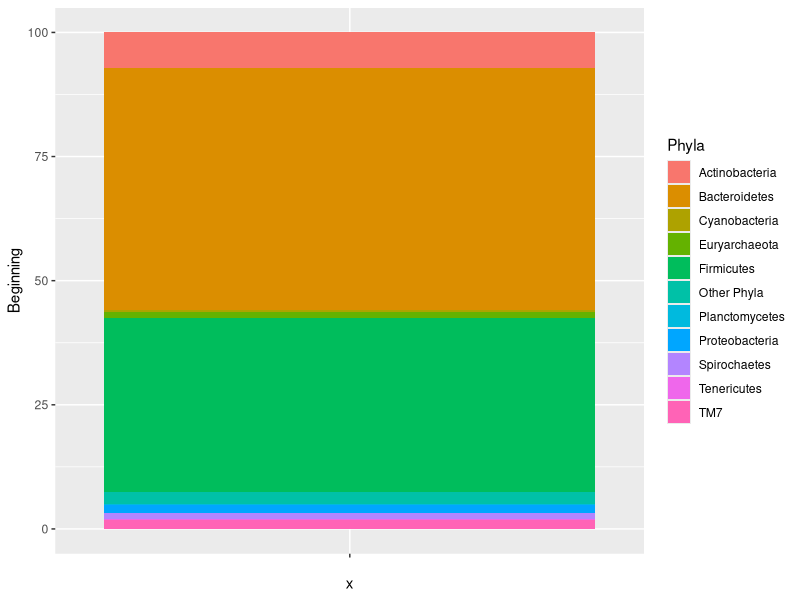
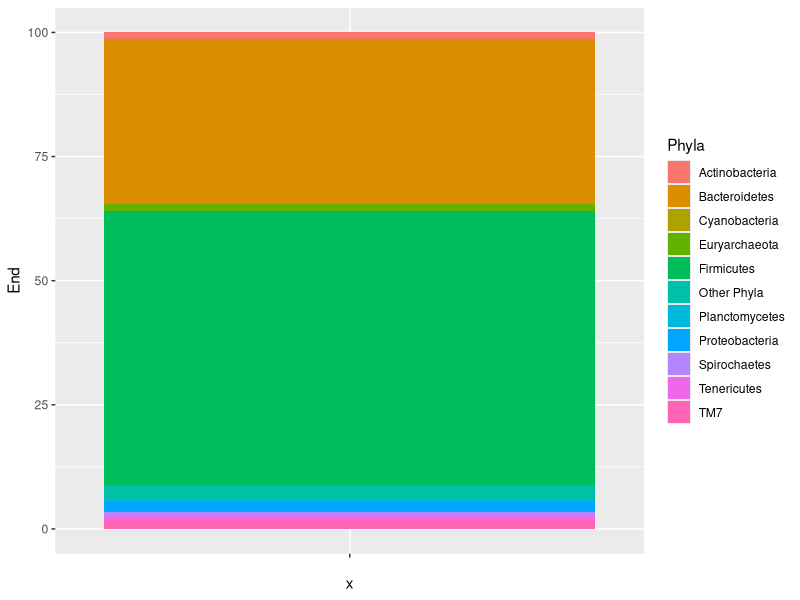

These figures' R source, in order:
## ---- chunk 1
###############################
# Processing script
#
#this script loads the raw data, processes and cleans it 
#and saves it as Rds file in the processed_data folder
## ---- chunk 2
#load needed packages. make sure they are installed.
library(readxl)
library(ggplot2)
library(dplyr)
## ---- chunk 3
#Load data, path is relative to project directory. Select a file and read the data into a data frame.
library(readxl)
rawdata<- read_excel("code/Abundant_Phyla_MADA.xlsx")
View(rawdata)  
## ---- chunk 4
#Take a look at the data
head(rawdata)
dplyr::glimpse(rawdata)
## ---- chunk 5
#Rename the columes, so when creating a graph things can be plotted easier
names(rawdata)[1:4]<-c("Phyla", "Beginning", "End", "P")
## ---- chunk 6
#Check name of columns to see what data looks like.
names(rawdata)
## ---- chunk 7
#An initial plot showing the composition of phyla at the beginning of the feedlot period in High RFI steers.
ggplot(rawdata,aes(x="", y=Beginning, fill=Phyla))+ geom_bar(width = 1, stat = "identity")

#Save the plot to a file 


## ---- chunk 8
#An initial plot showing the composition of phyla at the beginning of the feedlot period in High RFI steers.
ggplot(rawdata,aes(x="", y=End, fill=Phyla))+ geom_bar(width = 1, stat = "identity")

#Save the plot to a file
